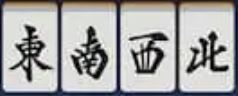
#> input picture fu/type_imgs/f.JPG, 238 x 96 px, found by its file name
$ jupyter execute types_to_tiles.ipynb
#> lines starting #> are read from the running program, lines starting #| are printed output that depends on the picture; after the words box and inside, x2 and y2 are one past the last pixel; in counts of white or black regions, pixels touching at a corner belong together
[cell 1]
import numpy as np
import cv2
from PIL import Image
import os
from pathlib import Path

[cell 2]
TILES_DIR = "./fu/tile_imgs"
STRIPS_DIR = "./fu/type_imgs"

[cell 3]
# clear output
def clear_tile_folders():
    base = Path(TILES_DIR)

    # Check if the base directory exists
    if not base.exists():
        print(f"Error: The directory {TILES_DIR} does not exist.")
        return

    # Iterate through every item in the base directory
    for subfolder in base.iterdir():
        # Only process if it is one of your 5 specific subdirectories
        if subfolder.is_dir():
            print(f"Clearing contents of: {subfolder.name}")

            # Iterate through all files inside the subfolder
            for file in subfolder.iterdir():
                try:
                    if file.is_file():
                        file.unlink()  # Deletes the file
                except Exception as e:
                    print(f"Could not delete {file.name}: {e}")

clear_tile_folders()

[cell 4]
class MahjongTileDetector:
    def __init__(self, threshold=50):
        self.threshold = threshold

    def extract_and_standardize_tiles(self, input_image_path, expected_count, output_directory, prefix):
#> called with input_image_path = './fu/type_imgs/f.JPG', expected_count = 4, output_directory = './fu/tile_imgs/z', prefix = 'z'
        print(f"\n--- Processing: {input_image_path} ---")

        img = cv2.imread(input_image_path, cv2.IMREAD_UNCHANGED)
#> img is the input picture: shape (96, 238, 3); mean B, G, R 165.3, 165.9, 166.3
        if img is None: return

        # 1. Create a binary mask
        if img.shape[2] == 4:
            gray = img[:, :, 3]
        else:
            hsv = cv2.cvtColor(img[:,:,:3], cv2.COLOR_BGR2HSV)
#> hsv: shape (96, 238, 3); mean H, S, V 56.9, 24.7, 170.5
            _, _, gray = cv2.split(hsv)

        _, binary = cv2.threshold(gray, self.threshold, 255, cv2.THRESH_BINARY)
#> binary: shape (96, 238); 88.7% white; black in thin lines or dots

        # --- FIX: Break bridges between touching tiles ---
        # A 3x3 or 5x5 kernel usually works well for horizontal gaps
        kernel = np.ones((3, 3), np.uint8)
        binary = cv2.morphologyEx(binary, cv2.MORPH_OPEN, kernel, iterations=1)
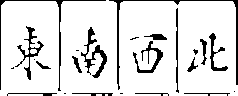
#> binary: shape (96, 238); 87.9% white; 24 black regions (8 under 20 px), largest, box (x1, y1, x2, y2) and area: (109, 0, 238, 90) 515, (81, 27, 107, 78) 376, (0, 0, 106, 91) 368

        # 2. Vertical Projection
        projection = np.sum(binary, axis=0)
#> projection = 238 values, max 24225 at index 5, min 1275 at index 59, mean 21523.9

        # 3. Dynamic Splitting
        # Instead of val == 0, we look for values below a small percentage of the max
        # This handles cases where the "gap" isn't perfectly black
        cut_threshold = np.max(projection) * 0.1
#> cut_threshold = 2422.5

        tile_spans = []
        in_tile = False
        start_x = 0

        for x, val in enumerate(projection):
            if val > cut_threshold and not in_tile:
                start_x = x
                in_tile = True
            elif val <= cut_threshold and in_tile:
                # Minimum width check (e.g. 5px) to ignore tiny noise
                if (x - start_x) > 5:
                    tile_spans.append((start_x, x))
                in_tile = False
#> this loop made 238 passes
#> (val, in_tile) on passes 2, 60: (23205, True), (1275, False)
#> in_tile on passes 61, 119, 120, 178, 179: True, False, True, False, True
#> after the loop, in_tile = True; start_x = 178; tile_spans = [(1, 59), (60, 118), (119, 177)]
        if in_tile: tile_spans.append((start_x, len(projection)))

        # 4. Enforce the expected count
        # If we found too many, take the widest ones.
        # If we found only 1, the cut_threshold is likely too low.
        tile_spans = sorted(tile_spans, key=lambda s: s[1]-s[0], reverse=True)[:expected_count]
#> tile_spans = [(178, 238), (1, 59), (60, 118), (119, 177)]
        tile_spans.sort()

        if not os.path.exists(output_directory):
            os.makedirs(output_directory)

        if len(tile_spans) <= 1:
            print(f"⚠️ Warning: Only detected {len(tile_spans)} tile(s). Try lowering the 'threshold' value (currently {self.threshold}).")

        for i, (x1, x2) in enumerate(tile_spans):
            tile_crop = img[:, x1:x2]

            # Vertical auto-crop
            tile_gray = binary[:, x1:x2]
            coords = cv2.findNonZero(tile_gray)
            if coords is not None:
                _, ty, _, th = cv2.boundingRect(coords)
                tile_crop = tile_crop[ty:ty+th, :]

            tile_name = f"{prefix}{i+1}.png"
            if tile_crop.shape[2] == 4:
                final_img = Image.fromarray(cv2.cvtColor(tile_crop, cv2.COLOR_BGRA2RGBA))
            else:
                final_img = Image.fromarray(cv2.cvtColor(tile_crop, cv2.COLOR_BGR2RGB))

            final_img = final_img.resize((60,95))
            final_img.save(os.path.join(output_directory, tile_name))
#> this loop made 4 passes
#> (x1, x2, ty, th, tile_name) on passes 1 to 4: (1, 59, 1, 95, 'z1.png'), (60, 118, 0, 96, 'z2.png'), (119, 177, 1, 95, 'z3.png'), (178, 238, 1, 95, 'z4.png')
#> tile_gray: shape (96, 60); 88.7% white; 8 black regions (3 under 20 px), largest, box (x1, y1, x2, y2) and area: (0, 0, 60, 85) 242, (31, 33, 50, 71) 198, (22, 39, 29, 65) 81, (9, 57, 20, 72) 55, (6, 93, 52, 96) 52
        print(f"Done: Saved {len(tile_spans)} tiles.")
#| Done: Saved 4 tiles.

# --- EXECUTION ---


target_detector = MahjongTileDetector()

# 1. Winds (image_0.png) - 4 tiles: Ton, Nan, Sha, Pei
target_detector.extract_and_standardize_tiles(
    os.path.join(STRIPS_DIR,"f.JPG"), expected_count=4, output_directory=os.path.join(TILES_DIR,"z"), prefix='z')

# 2. Manzu (image_1.png) - 9 tiles: 1m to 9m
target_detector.extract_and_standardize_tiles(
    os.path.join(STRIPS_DIR,"m.JPG"), expected_count=9, output_directory=os.path.join(TILES_DIR,"m"), prefix='m')
#> call 2 of extract_and_standardize_tiles, with input_image_path = './fu/type_imgs/m.JPG', expected_count = 9, output_directory = './fu/tile_imgs/m', prefix = 'm'
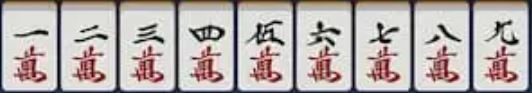
#> input picture fu/type_imgs/m.JPG, 532 x 93 px, found by its file name
#> in extract_and_standardize_tiles, img is the input picture: shape (93, 532, 3); mean B, G, R 172.1, 173.9, 182.5
#> in extract_and_standardize_tiles (call 2), `hsv = cv2.cvtColor(img[:,:,:3], cv2.COLOR_BGR2HSV)`: hsv: shape (93, 532, 3); mean H, S, V 62.6, 31.7, 185.5
#> in extract_and_standardize_tiles (call 2), `_, binary = cv2.threshold(gray, self.threshold, 255, cv2.THRESH_BINARY)`: binary: shape (93, 532); 94.9% white; black in thin lines or dots
#> in extract_and_standardize_tiles (call 2), `binary = cv2.morphologyEx(binary, cv2.MORPH_OPEN, kernel, iterations=1)`: binary: shape (93, 532); 94.6% white; black in thin lines or dots
#> in extract_and_standardize_tiles (call 2), `projection = np.sum(binary, axis=0)`: projection = 532 values, max 23715 at index 5, min 0 at index 176, mean 22445.3
#> in extract_and_standardize_tiles (call 2), `cut_threshold = np.max(projection) * 0.1`: cut_threshold = 2371.5
#> the loop in extract_and_standardize_tiles (call 2), `for x, val in enumerate(projection):` made 532 passes
#> (val, in_tile) on passes 2, 59: (22695, True), (765, False)
#> after the loop in extract_and_standardize_tiles (call 2), `for x, val in enumerate(projection):`: in_tile = False; start_x = 472; tile_spans = [(1, 58), (60, 117), (118, 176), (178, 235), (237, 294), (295, 353), (354, 412), (413, 470), (472, 530)]
#> in extract_and_standardize_tiles (call 2), `tile_spans = sorted(tile_spans, key=lambda s: s[1]-s[0], reverse=True)..`: tile_spans = [(118, 176), (295, 353), (354, 412), (472, 530), (1, 58), (60, 117), (178, 235), (237, 294), (413, 470)]
#> the loop in extract_and_standardize_tiles (call 2), `for i, (x1, x2) in enumerate(tile_spans):` made 9 passes
#> after the loop in extract_and_standardize_tiles (call 2), `for i, (x1, x2) in enumerate(tile_spans):`: tile_gray: shape (93, 58); 97.1% white; black in thin lines or dots
#| Done: Saved 9 tiles.

# 3. Pinzu (image_2.png) - 9 tiles: 1p to 9p
target_detector.extract_and_standardize_tiles(
    os.path.join(STRIPS_DIR,"p.JPG"), expected_count=9, output_directory=os.path.join(TILES_DIR,"p"), prefix='p')
#> call 3 of extract_and_standardize_tiles, with input_image_path = './fu/type_imgs/p.JPG', expected_count = 9, output_directory = './fu/tile_imgs/p', prefix = 'p'
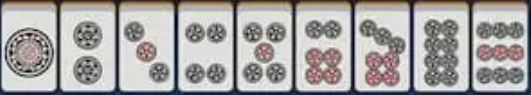
#> input picture fu/type_imgs/p.JPG, 531 x 95 px, found by its file name
#> in extract_and_standardize_tiles, img is the input picture: shape (95, 531, 3); mean B, G, R 162.6, 163.9, 166.7
#> in extract_and_standardize_tiles (call 3), `hsv = cv2.cvtColor(img[:,:,:3], cv2.COLOR_BGR2HSV)`: hsv: shape (95, 531, 3); mean H, S, V 59.2, 23.8, 170.1
#> in extract_and_standardize_tiles (call 3), `_, binary = cv2.threshold(gray, self.threshold, 255, cv2.THRESH_BINARY)`: binary: shape (95, 531); 96% white; black in thin lines or dots
#> in extract_and_standardize_tiles (call 3), `binary = cv2.morphologyEx(binary, cv2.MORPH_OPEN, kernel, iterations=1)`:
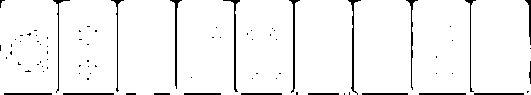
#> binary: shape (95, 531); 95.3% white; 81 black regions (61 under 20 px), largest, box (x1, y1, x2, y2) and area: (223, 0, 240, 92) 209, (348, 0, 361, 95) 205, (289, 0, 300, 93) 202
#> in extract_and_standardize_tiles (call 3), `projection = np.sum(binary, axis=0)`: projection = 531 values, max 24225 at index 52, min 765 at index 117, mean 23090.7
#> in extract_and_standardize_tiles (call 3), `cut_threshold = np.max(projection) * 0.1`: cut_threshold = 2422.5
#> the loop in extract_and_standardize_tiles (call 3), `for x, val in enumerate(projection):` made 531 passes
#> (val, in_tile) on passes 1, 59, 60: (20655, True), (1020, False), (23460, True)
#> after the loop in extract_and_standardize_tiles (call 3), `for x, val in enumerate(projection):`: in_tile = True; start_x = 471; tile_spans = [(0, 58), (59, 117), (118, 175), (177, 234), (236, 293), (295, 353), (354, 411), (412, 470)]
#> in extract_and_standardize_tiles (call 3), `tile_spans = sorted(tile_spans, key=lambda s: s[1]-s[0], reverse=True)..`: tile_spans = [(471, 531), (0, 58), (59, 117), (295, 353), (412, 470), (118, 175), (177, 234), (236, 293), (354, 411)]
#> the loop in extract_and_standardize_tiles (call 3), `for i, (x1, x2) in enumerate(tile_spans):` made 9 passes
#> after the loop in extract_and_standardize_tiles (call 3), `for i, (x1, x2) in enumerate(tile_spans):`:
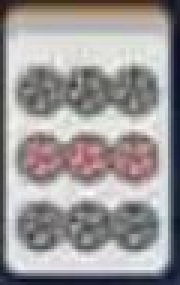
#> final_img: PIL image 60x95 RGB (shown 3 times larger); mean R, G, B 157.1, 153.2, 153.4
#> after the loop in extract_and_standardize_tiles (call 3), `for i, (x1, x2) in enumerate(tile_spans):`: tile_gray: shape (95, 60); 95.7% white; 7 black regions (4 under 20 px), largest, box (x1, y1, x2, y2) and area: (3, 93, 53, 95) 100, (54, 0, 60, 45) 93, (58, 61, 60, 84) 29
#| Done: Saved 9 tiles.

# 4. Souzu (image_3.png) - 9 tiles: 1s to 9s
target_detector.extract_and_standardize_tiles(
    os.path.join(STRIPS_DIR,"s.JPG"), expected_count=9, output_directory=os.path.join(TILES_DIR,"s"), prefix='s')
#> call 4 of extract_and_standardize_tiles, with input_image_path = './fu/type_imgs/s.JPG', expected_count = 9, output_directory = './fu/tile_imgs/s', prefix = 's'
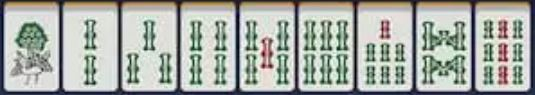
#> input picture fu/type_imgs/s.JPG, 535 x 95 px, found by its file name
#> in extract_and_standardize_tiles, img is the input picture: shape (95, 535, 3); mean B, G, R 165.1, 171.8, 166.9
#> in extract_and_standardize_tiles (call 4), `hsv = cv2.cvtColor(img[:,:,:3], cv2.COLOR_BGR2HSV)`: hsv: shape (95, 535, 3); mean H, S, V 66.7, 33, 177
#> in extract_and_standardize_tiles (call 4), `_, binary = cv2.threshold(gray, self.threshold, 255, cv2.THRESH_BINARY)`: binary: shape (95, 535); 95.2% white; black in thin lines or dots
#> in extract_and_standardize_tiles (call 4), `binary = cv2.morphologyEx(binary, cv2.MORPH_OPEN, kernel, iterations=1)`:
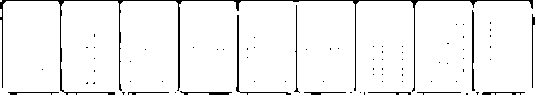
#> binary: shape (95, 535); 94.9% white; black in thin lines or dots
#> in extract_and_standardize_tiles (call 4), `projection = np.sum(binary, axis=0)`: projection = 535 values, max 23970 at index 6, min 1020 at index 60, mean 22995.8
#> in extract_and_standardize_tiles (call 4), `cut_threshold = np.max(projection) * 0.1`: cut_threshold = 2397
#> the loop in extract_and_standardize_tiles (call 4), `for x, val in enumerate(projection):` made 535 passes
#> (val, in_tile) on passes 1, 3, 4: (21675, True), (1785, False), (23205, True)
#> after the loop in extract_and_standardize_tiles (call 4), `for x, val in enumerate(projection):`: in_tile = True; start_x = 473; tile_spans = [(3, 60), (61, 119), (120, 178), (179, 237), (239, 296), (297, 355), (356, 414), (415, 472)]
#> in extract_and_standardize_tiles (call 4), `tile_spans = sorted(tile_spans, key=lambda s: s[1]-s[0], reverse=True)..`: tile_spans = [(473, 535), (61, 119), (120, 178), (179, 237), (297, 355), (356, 414), (3, 60), (239, 296), (415, 472)]
#> the loop in extract_and_standardize_tiles (call 4), `for i, (x1, x2) in enumerate(tile_spans):` made 9 passes
#> (x1, x2, ty, th, tile_name) on passes 1 to 9: (3, 60, 1, 94, 's1.png'), (61, 119, 1, 94, 's2.png'), (120, 178, 1, 94, 's3.png'), (179, 237, 1, 94, 's4.png'), (239, 296, 1, 94, 's5.png'), (297, 355, 1, 94, 's6.png'), (356, 414, 1, 94, 's7.png'), (415, 472, 1, 94, 's8.png'), (473, 535, 0, 95, 's9.png')
#> pass 1, in extract_and_standardize_tiles (call 4), `tile_crop = tile_crop[ty:ty+th, :]`:
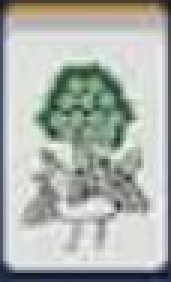
#> tile_crop: shape (94, 57, 3) (shown 3 times larger); mean B, G, R 173.2, 178.3, 173.8
#> after the loop in extract_and_standardize_tiles (call 4), `for i, (x1, x2) in enumerate(tile_spans):`:
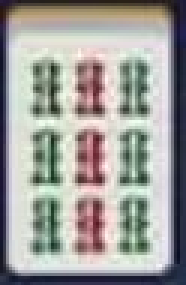
#> tile_crop: shape (95, 62, 3) (shown 3 times larger); mean B, G, R 155.5, 159.6, 160.4
#> after the loop in extract_and_standardize_tiles (call 4), `for i, (x1, x2) in enumerate(tile_spans):`:
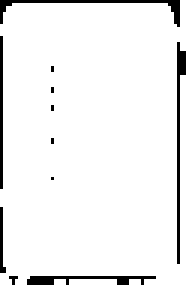
#> tile_gray: shape (95, 62) (shown 3 times larger); 94.2% white; black in thin lines or dots
#| Done: Saved 9 tiles.

# 5. Dragons (image_4.png) - 3 tiles: Haku, Hatsuu, Chun
target_detector.extract_and_standardize_tiles(
    os.path.join(STRIPS_DIR,"sn.JPG"), expected_count=3, output_directory=os.path.join(TILES_DIR,"d"), prefix='d')

print(f"\n✅ All CV-detected, standardized assets saved to: {TILES_DIR}")
